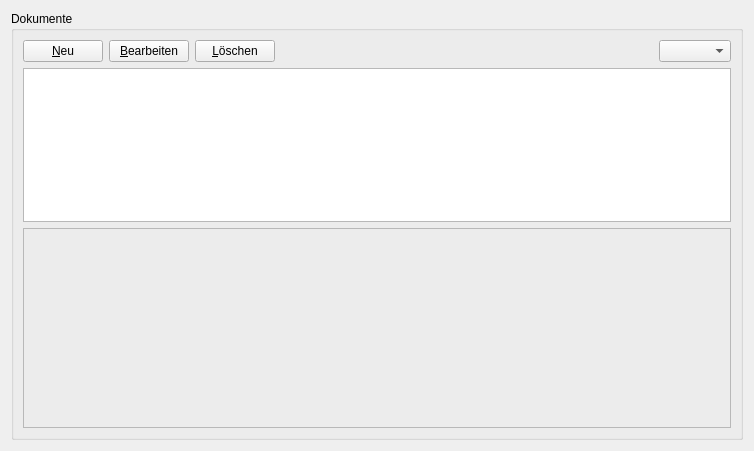
<?xml version="1.0" encoding="UTF-8"?>
<ui version="4.0">
 <class>DokumenteForm</class>
 <widget class="QWidget" name="DokumenteForm">
  <property name="geometry">
   <rect>
    <x>0</x>
    <y>0</y>
    <width>754</width>
    <height>451</height>
   </rect>
  </property>
  <property name="windowTitle">
   <string>Form</string>
  </property>
  <layout class="QGridLayout" name="gridLayout">
   <item row="0" column="0">
    <layout class="QVBoxLayout" name="verticalLayout">
     <item>
      <layout class="QHBoxLayout" name="horizontalLayout">
       <item>
        <widget class="QGroupBox" name="groupBox">
         <property name="title">
          <string>Dokumente</string>
         </property>
         <layout class="QGridLayout" name="gridLayout_2">
          <item row="0" column="0">
           <layout class="QVBoxLayout" name="verticalLayout_2">
            <item>
             <layout class="QHBoxLayout" name="horizontalLayout_3">
              <item>
               <widget class="QPushButton" name="pushButton_new">
                <property name="text">
                 <string>&amp;Neu</string>
                </property>
               </widget>
              </item>
              <item>
               <widget class="QPushButton" name="pushButton_edit">
                <property name="text">
                 <string>&amp;Bearbeiten</string>
                </property>
               </widget>
              </item>
              <item>
               <widget class="QPushButton" name="pushButton_delete">
                <property name="text">
                 <string>&amp;Löschen</string>
                </property>
               </widget>
              </item>
              <item>
               <spacer name="horizontalSpacer">
                <property name="orientation">
                 <enum>Qt::Horizontal</enum>
                </property>
                <property name="sizeHint" stdset="0">
                 <size>
                  <width>40</width>
                  <height>20</height>
                 </size>
                </property>
               </spacer>
              </item>
              <item>
               <widget class="QComboBox" name="comboBox_period"/>
              </item>
             </layout>
            </item>
           </layout>
          </item>
          <item row="1" column="0">
           <widget class="FilterableTableView" name="tableView_documents"/>
          </item>
          <item row="2" column="0">
           <widget class="QFrame" name="frame">
            <property name="minimumSize">
             <size>
              <width>0</width>
              <height>200</height>
             </size>
            </property>
            <property name="frameShape">
             <enum>QFrame::StyledPanel</enum>
            </property>
            <property name="frameShadow">
             <enum>QFrame::Raised</enum>
            </property>
            <layout class="QGridLayout" name="gridLayout_3">
             <item row="0" column="0">
              <widget class="ClickableLabel" name="label_documentImage">
               <property name="text">
                <string/>
               </property>
              </widget>
             </item>
            </layout>
           </widget>
          </item>
         </layout>
        </widget>
       </item>
      </layout>
     </item>
    </layout>
   </item>
  </layout>
 </widget>
 <customwidgets>
  <customwidget>
   <class>FilterableTableView</class>
   <extends>QTableView</extends>
   <header>lib.FilterableTableView</header>
  </customwidget>
  <customwidget>
   <class>ClickableLabel</class>
   <extends>QLabel</extends>
   <header>lib.ClickableLabel</header>
  </customwidget>
 </customwidgets>
 <resources/>
 <connections/>
</ui>
